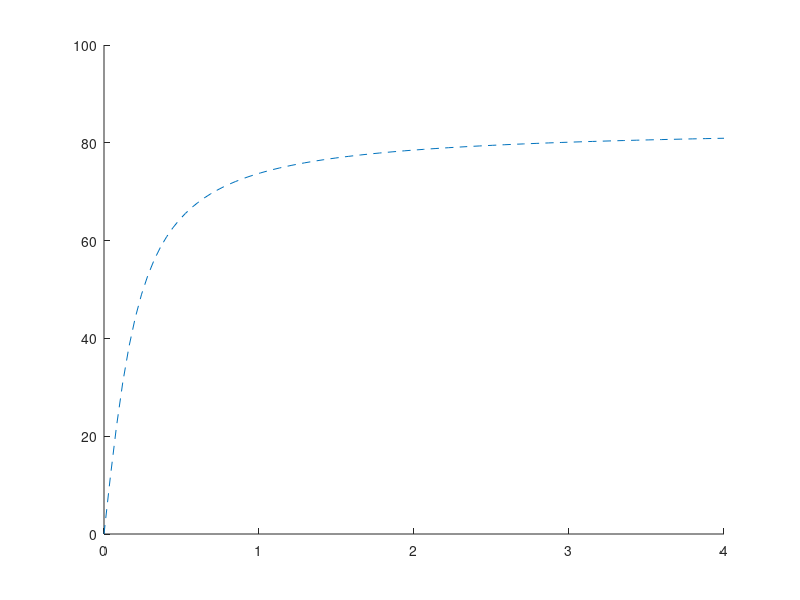

Write the MATLAB code that produced this figure. (Note: this script raises an error after producing the figure.)
% 08/18/2021
% Mark McDermott



clear; close all

TMR = linspace(0,4);
curveNames = {};
%% LIQUID-LIQUID
    %% BLAKELY ET AL.
    BlakelyBF  = [0.25, 0.35, 0.45, 0.55];
    a   = [.9262,.8116,.7997,.6243];
    b   = [5.463,3.276,2.108,3.377];

    BlakelyFit = @(A,B,R) A*atand(B*R);

    figure
    hold on
    for n1 = 1:length(BlakelyBF)
        plot(TMR,BlakelyFit(a(n1),b(n1),TMR),'LineStyle','--','LineWidth',0.5)
        curveNames(end+1,1) = {"Blakely, BF = "+string(BlakelyBF(n1))};
    end
    %% ESCHER
    EscherFit = @(R) (105.5-24.5*R).*(R.^0.5);

    plot(TMR(TMR <= 1),EscherFit(TMR(TMR <= 1)),'-k','LineWidth',1.1);
    curveNames(end+1,1) = {"Escher, BF = 0.3-0.8"};

    %% CHENG
    ChengFit = @(R) acosd(1./(1+R));

    plot(TMR,ChengFit(TMR),'-r','LineWidth',1.1);
    curveNames(end+1,1) = {"Cheng, BF = 1"};
%% FORMATTING
a1 = gca();
a1.FontName = 'Times New Roman';
a1.FontSize = 12;
legend(curveNames)
xlabel('Total Momentum Ratio')
ylabel('Spray Cone Angle [deg]')

%% GAS-LIQUID
    %% SON
    %{ 
    "Design Procedure for a ..."

    theta_pt = 0;
    xi  = (90-xi)/90;
    s   = 1.15+1.35*xi;
    p   = 1.3+.9*xi;

    alpha   = 90*xi*exp((s-0.2)/(1+((K/90).^p))-s);
    %}
    %{
    "Effects of Momentum Ratio and weber Number..."
    We = [10,50,100];
    c1 = 38.36;
    c2 = -.096;
    SonFit  = @(R,We) c1*((R./We).^c2);
    for n1 = 1:length(We)
        plot(TMR,SonFit(TMR,We(n1)))
        curveNames(end+1,1) = {"Son, BF=1, We="+string(We)};
    end
    %}

    %% LEE


